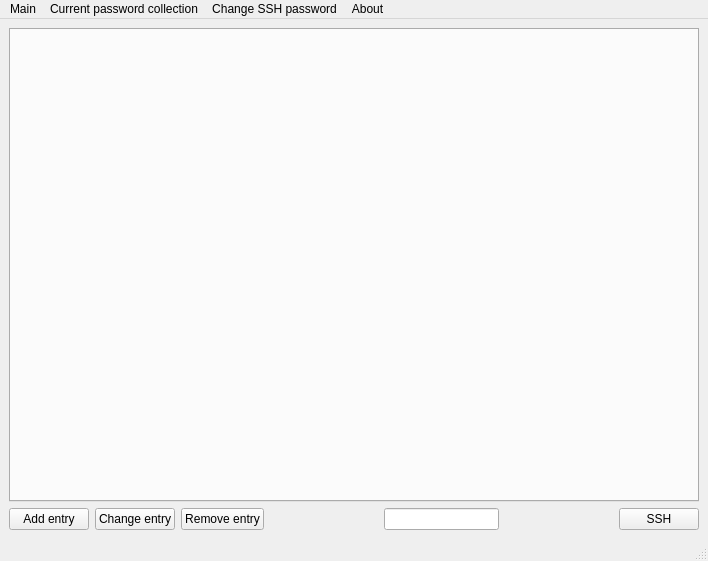
<?xml version="1.0" encoding="UTF-8"?>
<ui version="4.0">
 <class>SherPass</class>
 <widget class="QMainWindow" name="SherPass">
  <property name="geometry">
   <rect>
    <x>0</x>
    <y>0</y>
    <width>708</width>
    <height>561</height>
   </rect>
  </property>
  <property name="windowTitle">
   <string>SherPass</string>
  </property>
  <widget class="QWidget" name="centralwidget">
   <layout class="QGridLayout" name="gridLayout">
    <item row="0" column="0">
     <layout class="QVBoxLayout" name="verticalLayout">
      <item>
       <widget class="QTabWidget" name="passTabs">
        <property name="currentIndex">
         <number>-1</number>
        </property>
       </widget>
      </item>
      <item>
       <layout class="QHBoxLayout" name="horizontalLayout">
        <item>
         <widget class="QPushButton" name="addEntryButton">
          <property name="text">
           <string>Add entry</string>
          </property>
         </widget>
        </item>
        <item>
         <widget class="QPushButton" name="changeEntryButton">
          <property name="text">
           <string>Change entry</string>
          </property>
         </widget>
        </item>
        <item>
         <widget class="QPushButton" name="removeEntryButton">
          <property name="text">
           <string>Remove entry</string>
          </property>
         </widget>
        </item>
        <item>
         <spacer name="horizontalSpacer">
          <property name="orientation">
           <enum>Qt::Horizontal</enum>
          </property>
          <property name="sizeHint" stdset="0">
           <size>
            <width>40</width>
            <height>20</height>
           </size>
          </property>
         </spacer>
        </item>
        <item>
         <widget class="QLineEdit" name="filterEdit"/>
        </item>
        <item>
         <spacer name="horizontalSpacer_2">
          <property name="orientation">
           <enum>Qt::Horizontal</enum>
          </property>
          <property name="sizeHint" stdset="0">
           <size>
            <width>40</width>
            <height>20</height>
           </size>
          </property>
         </spacer>
        </item>
        <item>
         <widget class="QPushButton" name="sshButton">
          <property name="text">
           <string>SSH</string>
          </property>
         </widget>
        </item>
       </layout>
      </item>
     </layout>
    </item>
   </layout>
  </widget>
  <widget class="QMenuBar" name="menubar">
   <property name="geometry">
    <rect>
     <x>0</x>
     <y>0</y>
     <width>708</width>
     <height>20</height>
    </rect>
   </property>
   <widget class="QMenu" name="menuMain">
    <property name="title">
     <string>Main</string>
    </property>
    <addaction name="actionSet_master_passphrases"/>
    <addaction name="actionTCP_Connection_log"/>
    <addaction name="separator"/>
    <addaction name="actionQuick_start_wizard"/>
    <addaction name="actionManage_private_keys"/>
    <addaction name="actionGlobal_options"/>
    <addaction name="actionAdd_password_collection_tab"/>
    <addaction name="separator"/>
    <addaction name="separator"/>
    <addaction name="actionQuit"/>
   </widget>
   <widget class="QMenu" name="menuPassword_entries">
    <property name="title">
     <string>Current password collection</string>
    </property>
    <addaction name="actionShow_known_keys"/>
    <addaction name="actionRe_load_keys_and_password_entries"/>
    <addaction name="actionRe_encode_all_known_entries"/>
    <addaction name="actionExport_all_known_entries"/>
    <addaction name="separator"/>
    <addaction name="actionRemove_password_collection"/>
    <addaction name="actionConfigure_password_collection"/>
   </widget>
   <widget class="QMenu" name="menuChange_SSH_password">
    <property name="title">
     <string>Change SSH password</string>
    </property>
    <addaction name="actionChange_to_specific_password"/>
    <addaction name="actionChange_to_random_password"/>
   </widget>
   <widget class="QMenu" name="menuAbout">
    <property name="title">
     <string>About</string>
    </property>
    <addaction name="actionVersion"/>
    <addaction name="actionWeb_site"/>
   </widget>
   <addaction name="menuMain"/>
   <addaction name="menuPassword_entries"/>
   <addaction name="menuChange_SSH_password"/>
   <addaction name="menuAbout"/>
  </widget>
  <widget class="QStatusBar" name="statusbar"/>
  <action name="actionConfigure">
   <property name="text">
    <string>Configure</string>
   </property>
  </action>
  <action name="actionQuit">
   <property name="text">
    <string>Quit</string>
   </property>
  </action>
  <action name="actionShow_known_keys">
   <property name="text">
    <string>Show known keys</string>
   </property>
  </action>
  <action name="actionRe_load_keys">
   <property name="text">
    <string>Re-load keys and password entries</string>
   </property>
  </action>
  <action name="actionSet_passphrase_re_load">
   <property name="text">
    <string>Set passphrase and re-load</string>
   </property>
  </action>
  <action name="actionRe_load_password_entries">
   <property name="text">
    <string>Re-load password entries</string>
   </property>
  </action>
  <action name="actionRe_encode_all_known_entries">
   <property name="text">
    <string>Re-encode all known entries</string>
   </property>
  </action>
  <action name="actionExport_public_key">
   <property name="text">
    <string>Export public key</string>
   </property>
  </action>
  <action name="actionView_private_key">
   <property name="text">
    <string>View private key</string>
   </property>
  </action>
  <action name="actionView_public_key">
   <property name="text">
    <string>View public key</string>
   </property>
  </action>
  <action name="actionChange_to_specific_password">
   <property name="text">
    <string>Change to specific password</string>
   </property>
  </action>
  <action name="actionChange_to_random_password">
   <property name="text">
    <string>Change to random password</string>
   </property>
  </action>
  <action name="actionTCP_Connection_log">
   <property name="text">
    <string>TCP Connection log</string>
   </property>
  </action>
  <action name="actionVersion">
   <property name="text">
    <string>Version</string>
   </property>
  </action>
  <action name="actionWeb_site">
   <property name="text">
    <string>Web site</string>
   </property>
  </action>
  <action name="actionExport_all_known_entries">
   <property name="text">
    <string>Export all known entries</string>
   </property>
  </action>
  <action name="actionSet_master_passphrases">
   <property name="text">
    <string>Set master passphrases and restart</string>
   </property>
  </action>
  <action name="actionManage_private_keys">
   <property name="text">
    <string>Manage private keys</string>
   </property>
  </action>
  <action name="actionAdd_password_collection_tab">
   <property name="text">
    <string>Add password collection tab</string>
   </property>
  </action>
  <action name="actionTCP_Server_configuration">
   <property name="text">
    <string>TCP Server configuration</string>
   </property>
  </action>
  <action name="actionRemove_password_collection">
   <property name="text">
    <string>Remove password collection</string>
   </property>
  </action>
  <action name="actionConfigure_password_collection">
   <property name="text">
    <string>Manage password collection</string>
   </property>
  </action>
  <action name="actionGlobal_options">
   <property name="text">
    <string>Global options</string>
   </property>
  </action>
  <action name="actionRe_load_keys_and_password_entries">
   <property name="text">
    <string>Re-load keys and password entries</string>
   </property>
  </action>
  <action name="actionQuick_start_wizard">
   <property name="text">
    <string>Quick start wizard</string>
   </property>
  </action>
 </widget>
 <tabstops>
  <tabstop>passTabs</tabstop>
  <tabstop>addEntryButton</tabstop>
  <tabstop>changeEntryButton</tabstop>
  <tabstop>removeEntryButton</tabstop>
  <tabstop>filterEdit</tabstop>
  <tabstop>sshButton</tabstop>
 </tabstops>
 <resources/>
 <connections/>
</ui>
